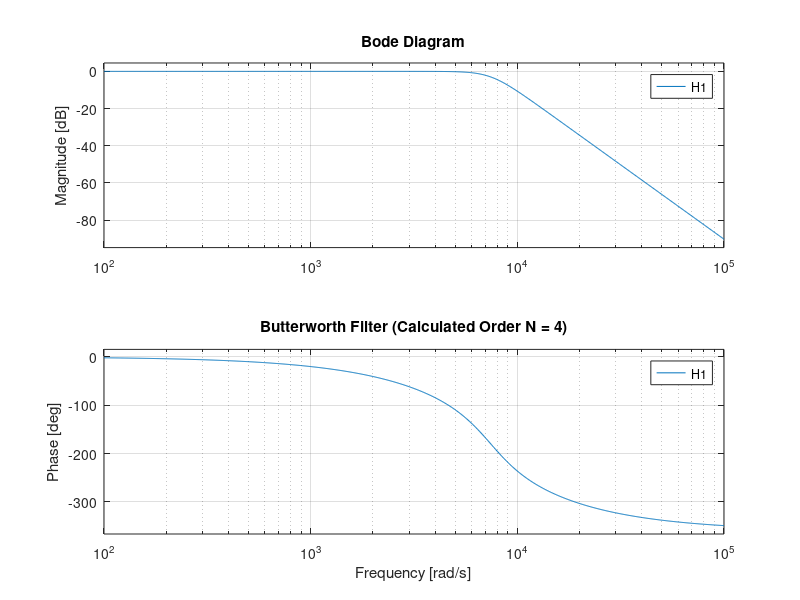

The MATLAB script that drew this image:
% Design the Butterworth filter with the following specifications: Fp = 1000 Hz; Fs = 5000 Hz;

clear all;
clc;

Fp = 1000;             % Passband frequency in Hz
Fs = 5000;             % Stopband frequency in Hz
Rp = 1;                % Passband ripple in dB
Rs = 40;               % Stopband attenuation in dB (typical choice)

Wp = 2 * pi * Fp;      % Passband edge angular frequency
Ws = 2 * pi * Fs;      % Stopband edge angular frequency


% Butterworth filter design based on specs
[N1, Wn1] = buttord(Wp, Ws, Rp, Rs, 's');
[num1, den1] = butter(N1, Wn1, 's');

disp(['Calculated Order N = ' num2str(N1)]);


% Frequency response
H1 = tf(num1, den1);
figure;
bode(H1);
grid on;
title(['Butterworth Filter (Calculated Order N = ' num2str(N1) ')']);
